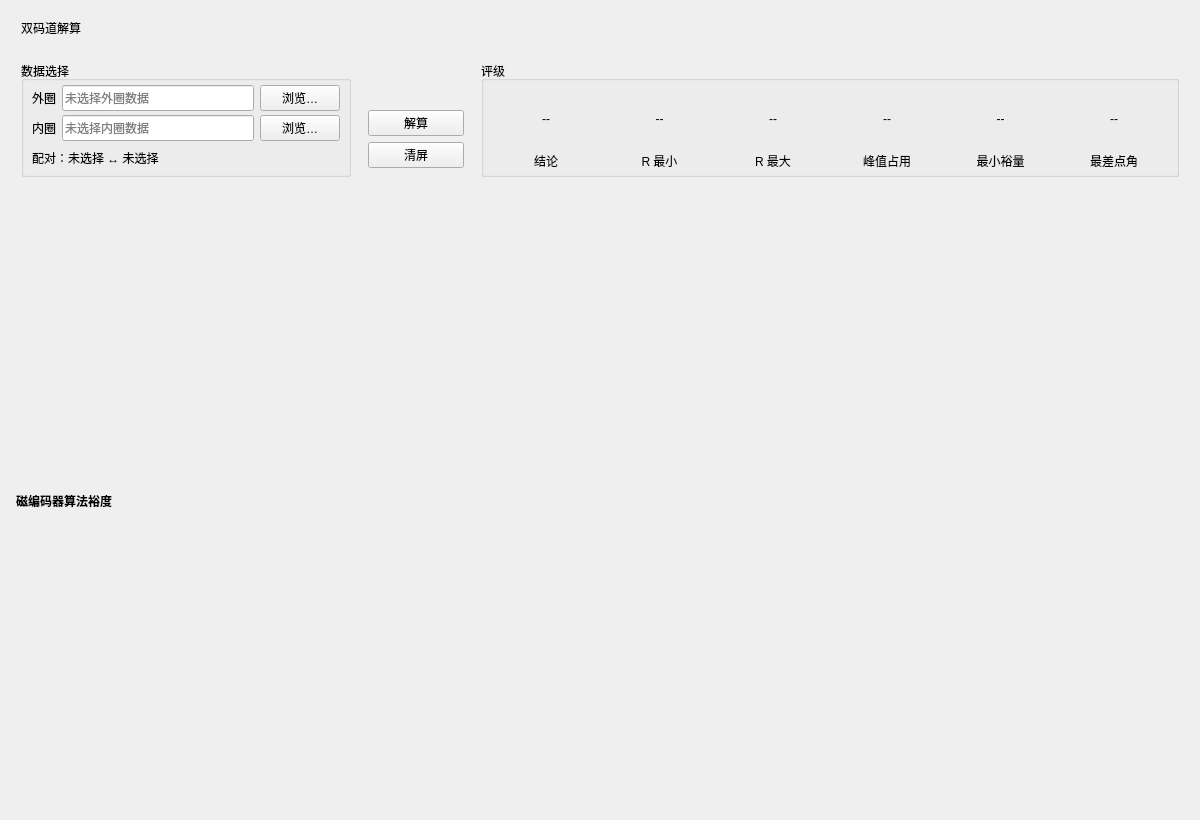
<?xml version="1.0" encoding="UTF-8"?>
<ui version="4.0">
 <class>DualTrackPanel</class>
 <widget class="QWidget" name="DualTrackPanel">
  <property name="geometry">
   <rect>
    <x>0</x>
    <y>0</y>
    <width>1200</width>
    <height>820</height>
   </rect>
  </property>
  <property name="windowTitle">
   <string>双码道解算</string>
  </property>
  <layout class="QVBoxLayout" name="main_layout">
   <property name="spacing">
    <number>6</number>
   </property>
   <property name="leftMargin">
    <number>12</number>
   </property>
   <property name="topMargin">
    <number>10</number>
   </property>
   <property name="rightMargin">
    <number>12</number>
   </property>
   <property name="bottomMargin">
    <number>10</number>
   </property>
   <item>
    <widget class="QWidget" name="widget" native="true">
     <layout class="QGridLayout" name="header_grid">
      <property name="horizontalSpacing">
       <number>10</number>
      </property>
      <item row="0" column="0">
       <widget class="QLabel" name="panel_title">
        <property name="text">
         <string>双码道解算</string>
        </property>
       </widget>
      </item>
     </layout>
    </widget>
   </item>
   <item>
    <widget class="QWidget" name="widget" native="true">
     <layout class="QGridLayout" name="controls_grid">
      <property name="horizontalSpacing">
       <number>8</number>
      </property>
      <property name="verticalSpacing">
       <number>0</number>
      </property>
      <item row="0" column="0">
       <widget class="QGroupBox" name="data_group">
        <property name="sizePolicy">
         <sizepolicy hsizetype="Fixed" vsizetype="Preferred">
          <horstretch>0</horstretch>
          <verstretch>0</verstretch>
         </sizepolicy>
        </property>
        <property name="minimumSize">
         <size>
          <width>330</width>
          <height>0</height>
         </size>
        </property>
        <property name="maximumSize">
         <size>
          <width>330</width>
          <height>16777215</height>
         </size>
        </property>
        <property name="title">
         <string>数据选择</string>
        </property>
        <layout class="QGridLayout" name="data_grid">
         <property name="leftMargin">
          <number>8</number>
         </property>
         <property name="topMargin">
          <number>4</number>
         </property>
         <property name="rightMargin">
          <number>8</number>
         </property>
         <property name="bottomMargin">
          <number>4</number>
         </property>
         <property name="horizontalSpacing">
          <number>6</number>
         </property>
         <property name="verticalSpacing">
          <number>4</number>
         </property>
         <item row="0" column="0">
          <widget class="QLabel" name="label_outer">
           <property name="text">
            <string>外圈</string>
           </property>
          </widget>
         </item>
         <item row="0" column="1">
          <widget class="QLineEdit" name="outer_edit">
           <property name="maximumSize">
            <size>
             <width>16777215</width>
             <height>26</height>
            </size>
           </property>
           <property name="readOnly">
            <bool>true</bool>
           </property>
           <property name="placeholderText">
            <string>未选择外圈数据</string>
           </property>
          </widget>
         </item>
         <item row="0" column="2">
          <widget class="QPushButton" name="btn_pick_outer">
           <property name="maximumSize">
            <size>
             <width>16777215</width>
             <height>26</height>
            </size>
           </property>
           <property name="text">
            <string>浏览…</string>
           </property>
          </widget>
         </item>
         <item row="1" column="0">
          <widget class="QLabel" name="label_inner">
           <property name="text">
            <string>内圈</string>
           </property>
          </widget>
         </item>
         <item row="1" column="1">
          <widget class="QLineEdit" name="inner_edit">
           <property name="maximumSize">
            <size>
             <width>16777215</width>
             <height>26</height>
            </size>
           </property>
           <property name="readOnly">
            <bool>true</bool>
           </property>
           <property name="placeholderText">
            <string>未选择内圈数据</string>
           </property>
          </widget>
         </item>
         <item row="1" column="2">
          <widget class="QPushButton" name="btn_pick_inner">
           <property name="maximumSize">
            <size>
             <width>16777215</width>
             <height>26</height>
            </size>
           </property>
           <property name="text">
            <string>浏览…</string>
           </property>
          </widget>
         </item>
         <item row="2" column="0" colspan="3">
          <widget class="QLabel" name="selection_label">
           <property name="sizePolicy">
            <sizepolicy hsizetype="Ignored" vsizetype="Preferred">
             <horstretch>0</horstretch>
             <verstretch>0</verstretch>
            </sizepolicy>
           </property>
           <property name="text">
            <string>配对：未选择 ↔ 未选择</string>
           </property>
          </widget>
         </item>
        </layout>
       </widget>
      </item>
      <item row="0" column="2">
       <widget class="QGroupBox" name="rating_group">
        <property name="sizePolicy">
         <sizepolicy hsizetype="Expanding" vsizetype="Preferred">
          <horstretch>1</horstretch>
          <verstretch>1</verstretch>
         </sizepolicy>
        </property>
        <property name="minimumSize">
         <size>
          <width>384</width>
          <height>0</height>
         </size>
        </property>
        <property name="title">
         <string>评级</string>
        </property>
        <layout class="QGridLayout" name="rating_grid">
         <property name="leftMargin">
          <number>8</number>
         </property>
         <property name="topMargin">
          <number>4</number>
         </property>
         <property name="rightMargin">
          <number>8</number>
         </property>
         <property name="bottomMargin">
          <number>4</number>
         </property>
         <property name="horizontalSpacing">
          <number>6</number>
         </property>
         <property name="verticalSpacing">
          <number>0</number>
         </property>
         <item row="0" column="0">
          <widget class="QLabel" name="kpi_value_verdict">
           <property name="sizePolicy">
            <sizepolicy hsizetype="Expanding" vsizetype="Expanding">
             <horstretch>0</horstretch>
             <verstretch>0</verstretch>
            </sizepolicy>
           </property>
           <property name="minimumSize">
            <size>
             <width>64</width>
             <height>0</height>
            </size>
           </property>
           <property name="text">
            <string>--</string>
           </property>
           <property name="alignment">
            <set>Qt::AlignCenter</set>
           </property>
          </widget>
         </item>
         <item row="1" column="0">
          <widget class="QLabel" name="kpi_caption_verdict">
           <property name="sizePolicy">
            <sizepolicy hsizetype="Expanding" vsizetype="Preferred">
             <horstretch>0</horstretch>
             <verstretch>0</verstretch>
            </sizepolicy>
           </property>
           <property name="text">
            <string>结论</string>
           </property>
           <property name="alignment">
            <set>Qt::AlignCenter</set>
           </property>
          </widget>
         </item>
         <item row="0" column="1">
          <widget class="QLabel" name="kpi_value_rmin">
           <property name="text">
            <string>--</string>
           </property>
           <property name="alignment">
            <set>Qt::AlignCenter</set>
           </property>
          </widget>
         </item>
         <item row="1" column="1">
          <widget class="QLabel" name="kpi_caption_rmin">
           <property name="sizePolicy">
            <sizepolicy hsizetype="Expanding" vsizetype="Preferred">
             <horstretch>0</horstretch>
             <verstretch>0</verstretch>
            </sizepolicy>
           </property>
           <property name="text">
            <string>R 最小</string>
           </property>
           <property name="alignment">
            <set>Qt::AlignCenter</set>
           </property>
          </widget>
         </item>
         <item row="0" column="2">
          <widget class="QLabel" name="kpi_value_rmax">
           <property name="text">
            <string>--</string>
           </property>
           <property name="alignment">
            <set>Qt::AlignCenter</set>
           </property>
          </widget>
         </item>
         <item row="1" column="2">
          <widget class="QLabel" name="kpi_caption_rmax">
           <property name="sizePolicy">
            <sizepolicy hsizetype="Expanding" vsizetype="Preferred">
             <horstretch>0</horstretch>
             <verstretch>0</verstretch>
            </sizepolicy>
           </property>
           <property name="text">
            <string>R 最大</string>
           </property>
           <property name="alignment">
            <set>Qt::AlignCenter</set>
           </property>
          </widget>
         </item>
         <item row="0" column="3">
          <widget class="QLabel" name="kpi_value_peak">
           <property name="text">
            <string>--</string>
           </property>
           <property name="alignment">
            <set>Qt::AlignCenter</set>
           </property>
          </widget>
         </item>
         <item row="1" column="3">
          <widget class="QLabel" name="kpi_caption_peak">
           <property name="sizePolicy">
            <sizepolicy hsizetype="Expanding" vsizetype="Preferred">
             <horstretch>0</horstretch>
             <verstretch>0</verstretch>
            </sizepolicy>
           </property>
           <property name="text">
            <string>峰值占用</string>
           </property>
           <property name="alignment">
            <set>Qt::AlignCenter</set>
           </property>
          </widget>
         </item>
         <item row="0" column="4">
          <widget class="QLabel" name="kpi_value_margin">
           <property name="text">
            <string>--</string>
           </property>
           <property name="alignment">
            <set>Qt::AlignCenter</set>
           </property>
          </widget>
         </item>
         <item row="1" column="4">
          <widget class="QLabel" name="kpi_caption_margin">
           <property name="sizePolicy">
            <sizepolicy hsizetype="Expanding" vsizetype="Preferred">
             <horstretch>0</horstretch>
             <verstretch>0</verstretch>
            </sizepolicy>
           </property>
           <property name="text">
            <string>最小裕量</string>
           </property>
           <property name="alignment">
            <set>Qt::AlignCenter</set>
           </property>
          </widget>
         </item>
         <item row="0" column="5">
          <widget class="QLabel" name="kpi_value_worst">
           <property name="text">
            <string>--</string>
           </property>
           <property name="alignment">
            <set>Qt::AlignCenter</set>
           </property>
          </widget>
         </item>
         <item row="1" column="5">
          <widget class="QLabel" name="kpi_caption_worst">
           <property name="sizePolicy">
            <sizepolicy hsizetype="Expanding" vsizetype="Preferred">
             <horstretch>0</horstretch>
             <verstretch>0</verstretch>
            </sizepolicy>
           </property>
           <property name="text">
            <string>最差点角</string>
           </property>
           <property name="alignment">
            <set>Qt::AlignCenter</set>
           </property>
          </widget>
         </item>
        </layout>
       </widget>
      </item>
      <item row="0" column="1">
       <widget class="QWidget" name="widget" native="true">
        <layout class="QVBoxLayout" name="action_layout">
         <property name="spacing">
          <number>6</number>
         </property>
         <item>
          <spacer name="verticalSpacer">
           <property name="orientation">
            <enum>Qt::Vertical</enum>
           </property>
           <property name="sizeHint" stdset="0">
            <size>
             <width>20</width>
             <height>40</height>
            </size>
           </property>
          </spacer>
         </item>
         <item>
          <widget class="QPushButton" name="btn_solve">
           <property name="minimumSize">
            <size>
             <width>96</width>
             <height>26</height>
            </size>
           </property>
           <property name="maximumSize">
            <size>
             <width>96</width>
             <height>26</height>
            </size>
           </property>
           <property name="text">
            <string>解算</string>
           </property>
          </widget>
         </item>
         <item>
          <widget class="QPushButton" name="btn_clear">
           <property name="minimumSize">
            <size>
             <width>96</width>
             <height>26</height>
            </size>
           </property>
           <property name="maximumSize">
            <size>
             <width>96</width>
             <height>26</height>
            </size>
           </property>
           <property name="text">
            <string>清屏</string>
           </property>
          </widget>
         </item>
        </layout>
       </widget>
      </item>
     </layout>
    </widget>
   </item>
   <item>
    <widget class="QWidget" name="plot_container" native="true">
     <property name="sizePolicy">
      <sizepolicy hsizetype="Expanding" vsizetype="Expanding">
       <horstretch>0</horstretch>
       <verstretch>1</verstretch>
      </sizepolicy>
     </property>
     <layout class="QGridLayout" name="judge_grid">
      <property name="leftMargin">
       <number>4</number>
      </property>
      <property name="topMargin">
       <number>4</number>
      </property>
      <property name="rightMargin">
       <number>4</number>
      </property>
      <property name="bottomMargin">
       <number>4</number>
      </property>
      <item row="0" column="0">
       <widget class="QLabel" name="judge_title_label">
        <property name="font">
         <font>
          <weight>75</weight>
          <bold>true</bold>
         </font>
        </property>
        <property name="text">
         <string>磁编码器算法裕度</string>
        </property>
       </widget>
      </item>
     </layout>
    </widget>
   </item>
  </layout>
 </widget>
 <resources/>
 <connections/>
</ui>
